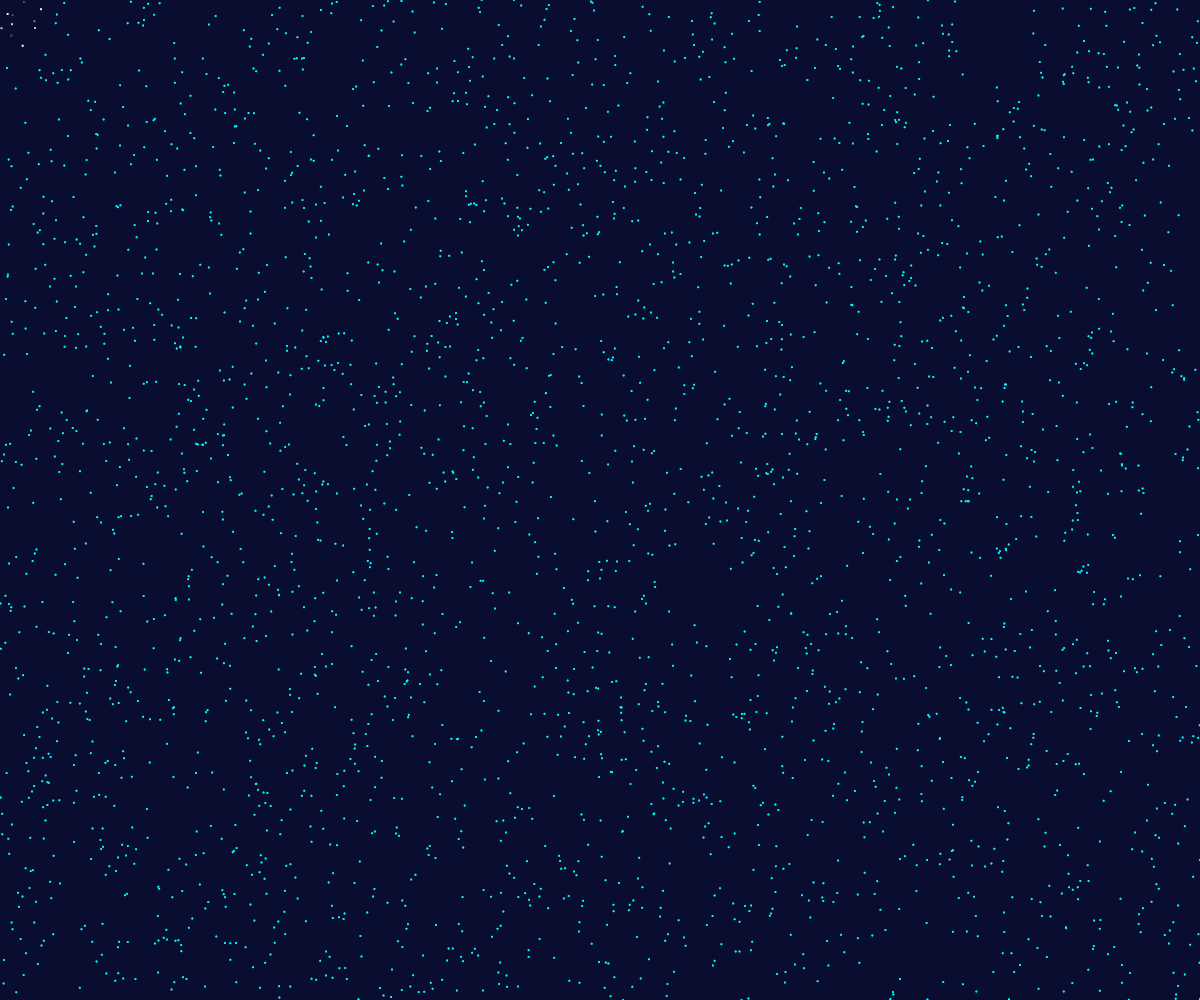
Frame 1 (no input)
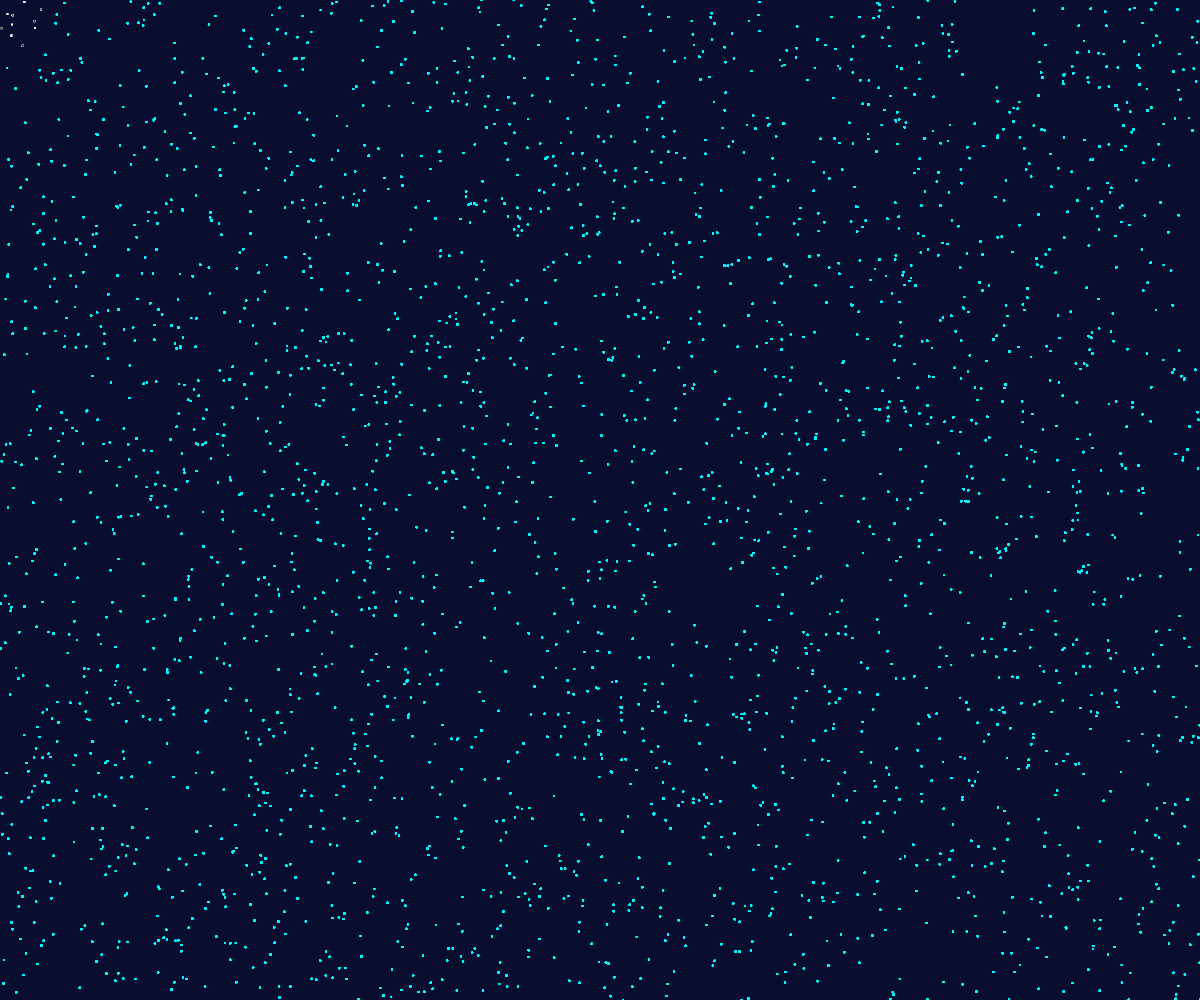
Frame 60 (no input)
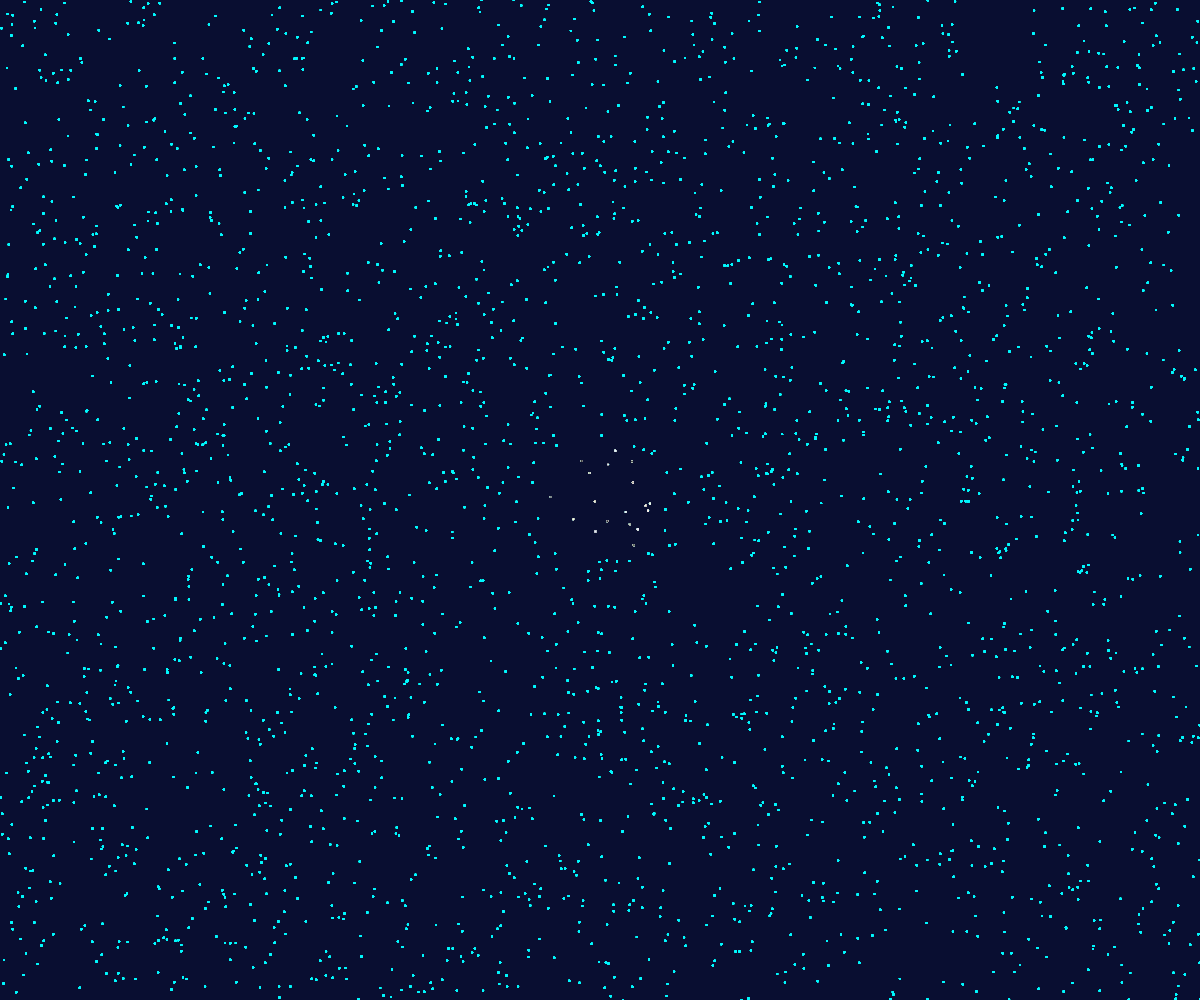
Frame 120 (the mouse pressed at the canvas centre since frame 60)

The p5.js sketch that drew these frames (run headless with seeded random() and noise() and a simulated clock; from frame 60 on, the mouse is pressed at the canvas centre):

// p5.js sketch
// ── sketch.js
var lights = [];
var numberOfStars = 3000;
function setup() {
  createCanvas(windowWidth, windowHeight);
  background(9, 14, 49);
  noStroke();
  colorMode(HSB);
  for(var i = 0; i < numberOfStars; i++) {
    lights[i] = new Light();
    lights[i].twinkle();
    lights[i].display();
  }
}

function draw() {
  for(var j = 0; j < numberOfStars; j++) {
    lights[j].twinkle();
    lights[j].display();
  }
}

// star class
function Light() {
  this.rad = 2;
  this.x = random(0, width);
  this.y = random(0, height);
  this.f = color(182, 170, 249);


  this.twinkle = function() {
    if (mouseX + 50 > this.x && mouseX - 50 < this.x && mouseY + 50 > this.y && mouseY - 50 < this.y) {
      // this.f = color(249, 245, 170);
      this.f = color(random(255), 10, random(255));

    }
    else {
      this.f = color(182, 170, 249);
    }
  }

  this.display = function() {
    fill(this.f);
    ellipse(this.x, this.y, this.rad, this.rad);
  }
}
